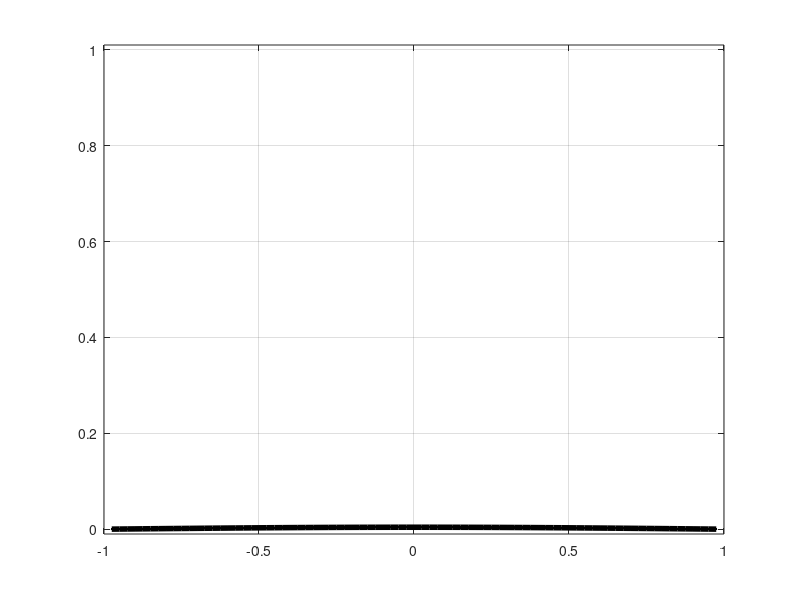

Write the MATLAB code that produced this figure.
% implicit solution of heat eq  u_t = u_xx, u(-1)=u(1)=0.
% Method-of-lines version

% Grid and initial data:
h = .025;                    % space step
k = 0.5*h;                   % time step
x = (-1+h:h:1-h)';           % grid
%x = (-1+h:h:1)';            % grid, for periodic
v = abs(x-0.2)<.3;           % initial data: square wave


figure(1); clf;
plt = plot(x,v,'k.-', 'linewidth',4);
axis([-1 1 -.01 1.01])
grid on

% Sparse matrix to execute finite difference operation:
N = length(x);
a = -2/h^2;
b = 1/h^2;
main = a*sparse(ones(N,1));
off  = b*sparse(ones(N-1,1));
L = diag(main) + diag(off,1) + diag(off,-1);
%L(1,end) = b; L(end,1) = b;  %  uncomment for periodic BCs

Tf = 2;
% adjust either final time or time-step to have integer steps
numsteps = ceil(Tf / k);
%k = Tf / numsteps
Tf = k*numsteps;

% Time-stepping:
I = speye(size(L));
A = I - k * L;

for n=1:numsteps
  %vnew = v + k*(L*v);     %forward euler
  %vnew = v + k*(L*vnew);  % backward euler
  vnew = A \ v;
  v = vnew;
  set(plt,'ydata',v)
  drawnow
  %pause
end

